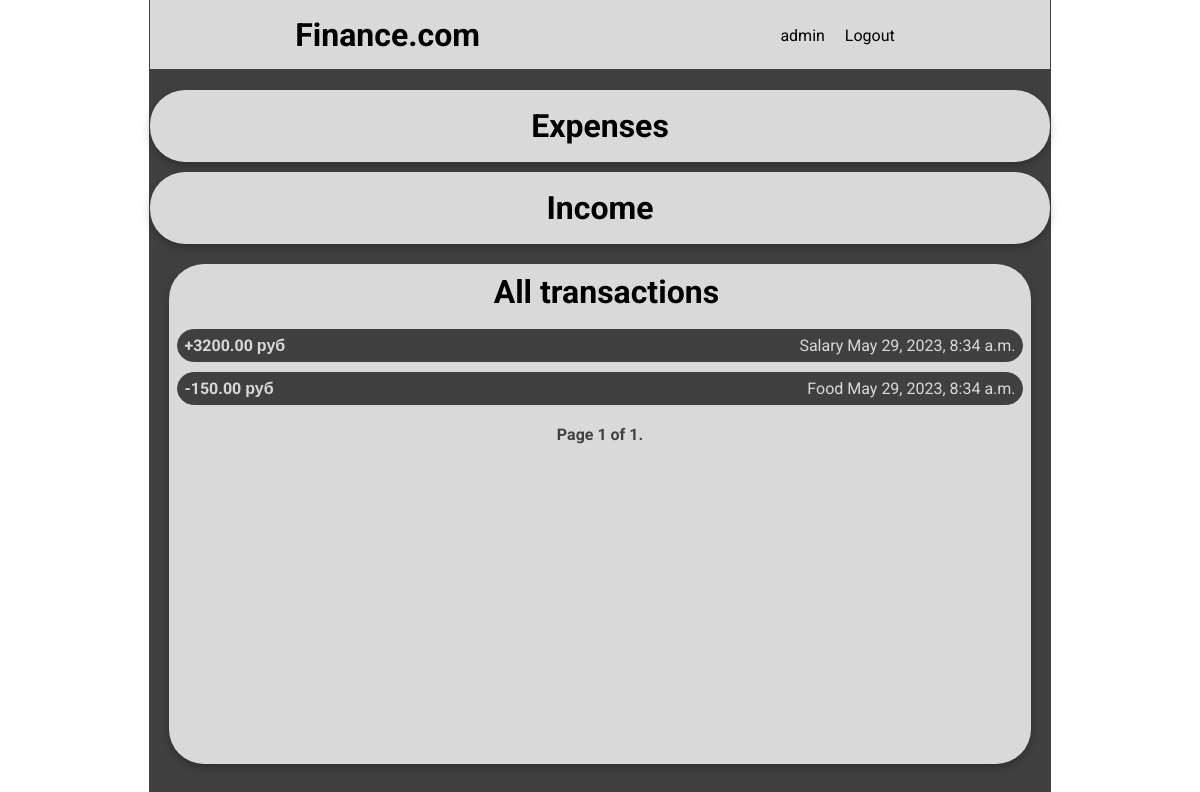
/history_transactions (signed in), run on an earlier commit of the app's database.
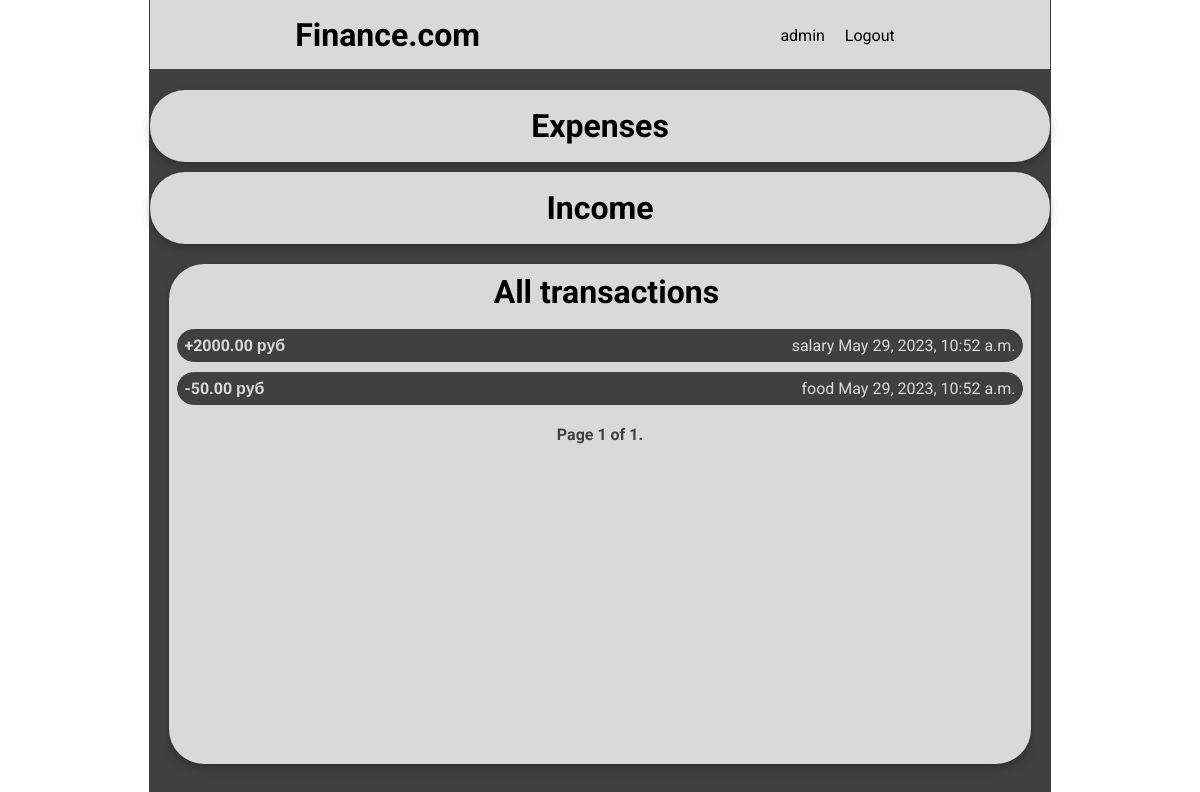
And on a later commit of the database.
### finance/models.py (models this page shows, shortened)
class Transaction(models.Model):
    TYPES_CHOICES = (
        ('Ex', 'Expenses'),
        ('In', 'Income')
    )
    account = models.ForeignKey(Account, on_delete=models.CASCADE)
    amount = models.DecimalField(max_digits=10, decimal_places=2)
    previous_amount = models.DecimalField(max_digits=10, decimal_places=2, null=True, blank=True)
    type = models.CharField(max_length=8 ,choices=TYPES_CHOICES, default='Expenses')
    category = models.CharField(max_length=100)
    date = models.DateTimeField(auto_now_add=True)
    class Meta:
        ordering = ['-pk']

### finance/views.py (the view)
# urls.py: path('history_transactions', HistoryTransactionsView.as_view(), name="history_transactions"),
class HistoryTransactionsView(BaseTransactionView ,ListView):
    template_name = 'history_transactions.html'
    paginate_by = 9
    def get_context_data(self, **kwargs):
        context = super().get_context_data(**kwargs)
        context["all_transactions"] = Transaction.objects.all()
        context["title"] = "Transactions History"
        return context

### finance/templates/history_transactions.html (shortened to what this page needs)
{% extends 'base.html' %}
{% block content %}
<div class="buttons_container" id="buttons_container2">
    <div class="one">
        <h1><a href="{% url 'history_transactions_expenses' %}">Expenses</a></h1>
    </div>
    <div class="two">
        <h1><a href="{% url 'history_transactions_income' %}">Income</a></h1>
    </div>
</div>
<div class="bottom_section_container">
    <div class="bottom_section">
        <div class="heading"><h1>All transactions</h1></div>
        <div class="history">
            <ul>
                {% if all_transactions  %}
                    {% for transaction in page_obj %}
                        {% if transaction.type == 'Ex' %}
                            <li><b><a href="{% url 'detail_transaction' transaction.pk %}">-{{ transaction.amount }} руб</a></b>{{ transaction.category }} {{transaction.date }}</li>
                        {% else %}
                            <li><b><a href="{% url 'detail_transaction' transaction.pk %}">+{{ transaction.amount }} руб</a></b>{{ transaction.category }} {{transaction.date }}</li>
                        {% endif %}
                    {% endfor %}
                    <div class="pagination">
                        <span class="step-links">
                            <span class="current">
                                Page {{ page_obj.number }} of {{ page_obj.paginator.num_pages }}.
                            </span>
                        </span>
                    </div>
                {% else %}
                    <p>Nothing</p>
                {% endif %}
            </ul>
        </div>
    </div>
</div>
{% endblock content %}

### finance/templates/base.html (shortened to what this page needs)
{% load static %}
<!DOCTYPE html>
<html lang="en">
<head>
    <link rel="stylesheet" href="{% static 'finance/css/styles.css' %}"/>
</head>
<body>
    <div class="container">
        <header>
            <h1><a href="{% url 'home' %}">Finance.com</a></h1>
            <nav>
                <ul>
                    {% if request.user.is_authenticated %}
                        <li><a href="@"></a>{{ user.username }}</li>
                        <li><a href="{% url 'logout' %}">Logout</a></li>
                    {% else %}
                        <li><a href="{% url 'register' %}">Register</a></li>
                        <li><a href="{% url 'login' %}">Login</a></li>
                    {% endif %}
                </ul>
            </nav>
        </header>
        <div class="main">
            {% block content %}
            {% endblock content %}
        </div>
</body>
</html>

### finance/static/finance/css/styles.css (style rules this page uses)
* { margin: 0; padding: 0; font-family: 'Roboto', sans-serif; list-style: none; text-decoration: none; }
.container { margin: 0 auto; max-width: 900px; }
header { display: flex; justify-content: space-around; align-items: center; width: 100%; height: 70px; background-color: #D9D9D9; outline: #404040 1px solid; }
header ul { display: flex; }
header ul li { padding: 10px; }
.main { background: #404040; width: 100%; min-height: 100vh; height: 100%; outline: #404040 1px solid; }
.buttons_container { width: 100%; height: 50%; }
#buttons_container2 { padding-top: 20px; }
.one, .two, .three, .four { display: flex; justify-content: center; align-items: center; border-radius: 35px; margin-bottom: 10px; padding: 17px; background-color: #D9D9D9; filter: drop-shadow(0px 4px 4px rgba(0, 0, 0, 0.25)); }
.bottom_section_container { display: flex; justify-content: center; filter: drop-shadow(0px 4px 4px rgba(0, 0, 0, 0.25)); padding: 10px; }
.bottom_section { border-radius: 35px; background-color: #D9D9D9; width: 98%; height: 500px; }
.heading { display: flex; justify-content: center; align-items: center; width: 98%; height: 5%; padding: 15px; }
.history { display: flex; justify-content: center; border-radius: 35px; width: 100%; height: 85%; }
.history ul { width: 98%; }
.history ul li { display: flex; justify-content: space-between; padding: 6px; border: #404040 1px solid; border-radius: 35px; background-color: #404040; color: #D9D9D9; margin: 10px 0px; }
a { color: black; text-decoration: none; transition: all 0.3s; }
li a { color:#D9D9D9 }
header a { color: black; }
.pagination { margin: 20px 0; text-align: center; }
.step-links .current { font-weight: bold; color: #404040; padding: 8px 12px; border-radius: 4px; }

What changed in the data, as far as the page shows it:
changed Transaction: amount "3200.00" → "2000.00"; category "Salary" → "salary"; date "May 29, 2023, 8:34 a.m." → "May 29, 2023, 10:52 a.m."
changed Transaction: amount "150.00" → "50.00"; category "Food" → "food"; date "May 29, 2023, 8:34 a.m." → "May 29, 2023, 10:52 a.m."
